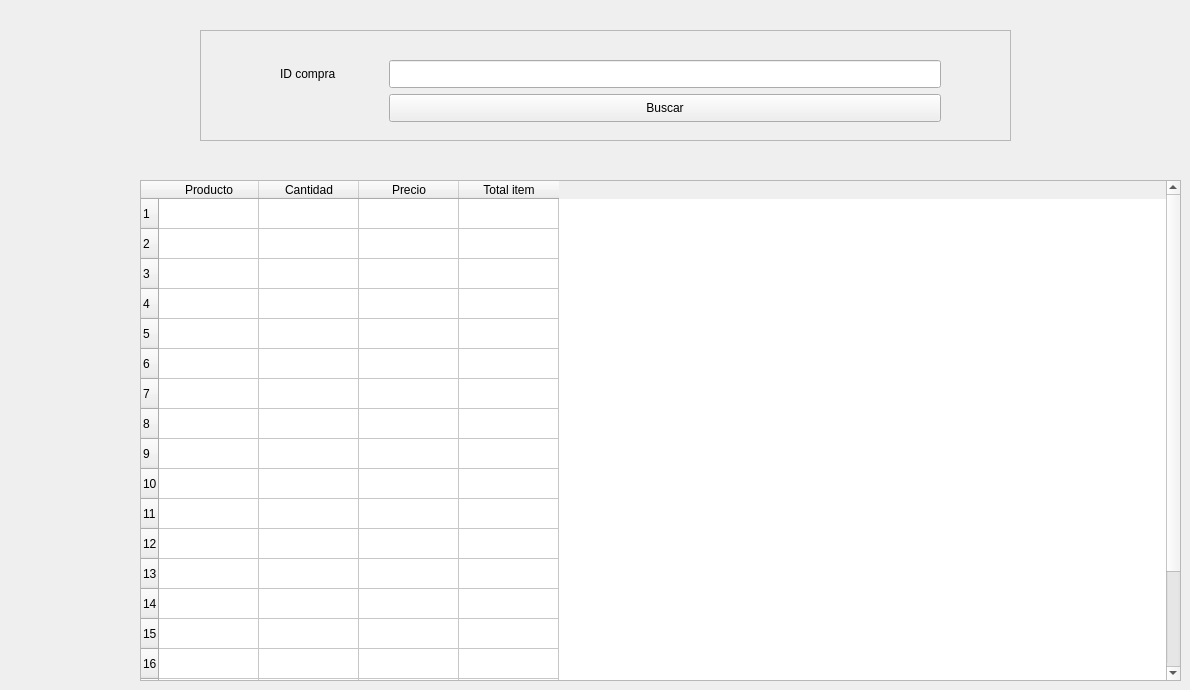
      <widget class="QWidget" name="tab_2">
       <attribute name="title">
        <string>Detalle de compra</string>
       </attribute>
       <widget class="QTableWidget" name="tableLista_detalle_compra_6">
        <property name="enabled">
         <bool>true</bool>
        </property>
        <property name="geometry">
         <rect>
          <x>140</x>
          <y>180</y>
          <width>1041</width>
          <height>501</height>
         </rect>
        </property>
        <property name="acceptDrops">
         <bool>false</bool>
        </property>
        <property name="frameShape">
         <enum>QFrame::StyledPanel</enum>
        </property>
        <property name="frameShadow">
         <enum>QFrame::Sunken</enum>
        </property>
        <property name="lineWidth">
         <number>1</number>
        </property>
        <property name="midLineWidth">
         <number>0</number>
        </property>
        <property name="verticalScrollBarPolicy">
         <enum>Qt::ScrollBarAsNeeded</enum>
        </property>
        <property name="showGrid">
         <bool>true</bool>
        </property>
        <property name="sortingEnabled">
         <bool>false</bool>
        </property>
        <property name="wordWrap">
         <bool>true</bool>
        </property>
        <property name="cornerButtonEnabled">
         <bool>true</bool>
        </property>
        <property name="rowCount">
         <number>20</number>
        </property>
        <property name="columnCount">
         <number>4</number>
        </property>
        <attribute name="horizontalHeaderCascadingSectionResizes">
         <bool>false</bool>
        </attribute>
        <row/>
        <row/>
        <row/>
        <row/>
        <row/>
        <row/>
        <row/>
        <row/>
        <row/>
        <row/>
        <row/>
        <row/>
        <row/>
        <row/>
        <row/>
        <row/>
        <row/>
        <row/>
        <row/>
        <row/>
        <column>
         <property name="text">
          <string>Producto</string>
         </property>
        </column>
        <column>
         <property name="text">
          <string>Cantidad</string>
         </property>
        </column>
        <column>
         <property name="text">
          <string>Precio</string>
         </property>
        </column>
        <column>
         <property name="text">
          <string>Total item</string>
         </property>
        </column>
       </widget>
       <widget class="QFrame" name="frame_buscar_compra_6">
        <property name="geometry">
         <rect>
          <x>200</x>
          <y>30</y>
          <width>811</width>
          <height>111</height>
         </rect>
        </property>
        <property name="frameShape">
         <enum>QFrame::StyledPanel</enum>
        </property>
        <property name="frameShadow">
         <enum>QFrame::Raised</enum>
        </property>
        <widget class="QPushButton" name="btn_buscar_detalle_de_compra">
         <property name="geometry">
          <rect>
           <x>189</x>
           <y>64</y>
           <width>552</width>
           <height>28</height>
          </rect>
         </property>
         <property name="text">
          <string>Buscar</string>
         </property>
        </widget>
        <widget class="QLineEdit" name="lineEdit_id_buscar_compra">
         <property name="geometry">
          <rect>
           <x>189</x>
           <y>30</y>
           <width>552</width>
           <height>28</height>
          </rect>
         </property>
        </widget>
        <widget class="QLabel" name="label_id_compra">
         <property name="geometry">
          <rect>
           <x>80</x>
           <y>30</y>
           <width>91</width>
           <height>28</height>
          </rect>
         </property>
         <property name="text">
          <string>ID compra</string>
         </property>
        </widget>
       </widget>
      </widget>
